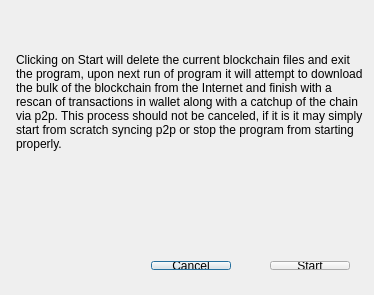
<?xml version="1.0" encoding="UTF-8"?>
<ui version="4.0">
 <class>FlutterSpeed</class>
 <widget class="QDialog" name="FlutterSpeed">
  <property name="geometry">
   <rect>
    <x>0</x>
    <y>0</y>
    <width>374</width>
    <height>295</height>
   </rect>
  </property>
  <property name="windowTitle">
   <string>FlutterSpeed</string>
  </property>
  <widget class="QLabel" name="label">
   <property name="geometry">
    <rect>
     <x>16</x>
     <y>16</y>
     <width>351</width>
     <height>171</height>
    </rect>
   </property>
   <property name="text">
    <string>Clicking on Start will delete the current blockchain files and exit the program, upon next run of program it will attempt to download the bulk of the blockchain from the Internet and finish with a rescan of transactions in wallet along with a catchup of the chain via p2p. This process should not be canceled, if it is it may simply start from scratch syncing p2p or stop the program from starting properly.</string>
   </property>
   <property name="wordWrap">
    <bool>true</bool>
   </property>
  </widget>
  <widget class="QWidget" name="horizontalLayoutWidget">
   <property name="geometry">
    <rect>
     <x>140</x>
     <y>250</y>
     <width>221</width>
     <height>31</height>
    </rect>
   </property>
   <layout class="QHBoxLayout" name="horizontalLayout">
    <item>
     <widget class="QPushButton" name="buttonCancel">
      <property name="text">
       <string>Cancel</string>
      </property>
     </widget>
    </item>
    <item>
     <spacer name="horizontalSpacer">
      <property name="orientation">
       <enum>Qt::Horizontal</enum>
      </property>
      <property name="sizeHint" stdset="0">
       <size>
        <width>40</width>
        <height>20</height>
       </size>
      </property>
     </spacer>
    </item>
    <item>
     <widget class="QPushButton" name="buttonStart">
      <property name="text">
       <string>Start</string>
      </property>
     </widget>
    </item>
   </layout>
  </widget>
 </widget>
 <layoutdefault spacing="6" margin="11"/>
 <resources/>
 <connections/>
</ui>
